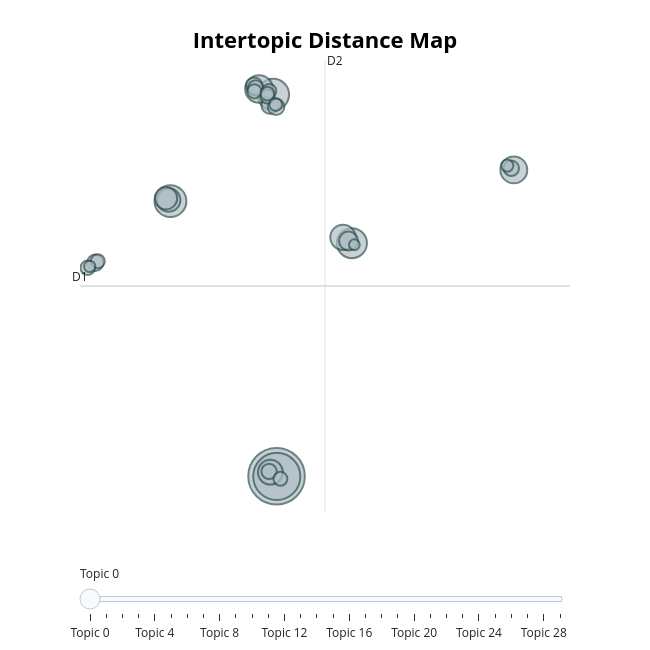
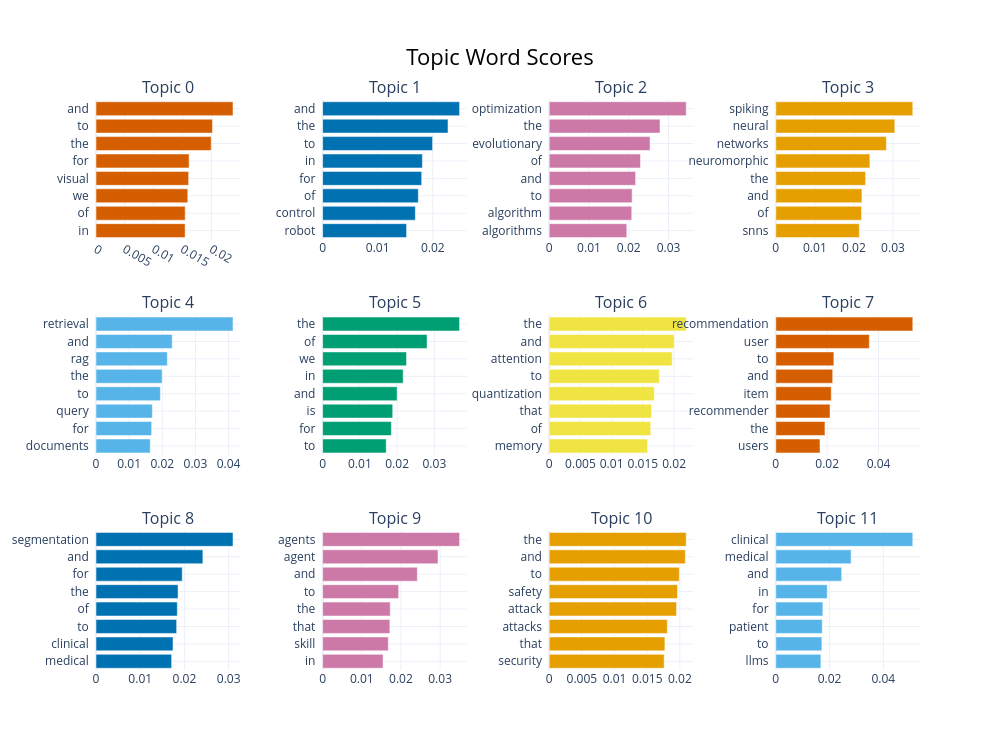

Write notebook code for charts like these, in order.
### Markdown cell above
# 13. BERTopic: discover topics from semantic embeddings

BERTopic combines transformer embeddings with dimensionality reduction and density-based clustering, then describes topics using class-based TF–IDF. It can label some documents as outliers rather than forcing every abstract into a topic.

Install if needed (internet-enabled runtime):
```python
%pip install -q bertopic sentence-transformers
```

For reproducibility, note that results can change with package versions, embedding model, and BERTopic parameters. Start with defaults, inspect representative documents, and test stability across settings. The following is optional and does not block the rest of the notebook if BERTopic is not installed.

### Code cell
RUN_BERTOPIC = True  # Set True after installing bertopic and sentence-transformers, then run this cell

if RUN_BERTOPIC:
    try:
        from bertopic import BERTopic
        from sentence_transformers import SentenceTransformer

        topic_docs = (
            df["title"].fillna("").astype(str).str.strip()
            + ". "
            + df["abstract_original"].fillna("").astype(str)
        ).tolist()

        topic_embedding_model = SentenceTransformer(EMBEDDING_MODEL_NAME)
        topic_embeddings = topic_embedding_model.encode(
            topic_docs, batch_size=EMBEDDING_BATCH_SIZE,
            show_progress_bar=True, normalize_embeddings=True
        )

        topic_model = BERTopic(
            embedding_model=None,  # Precomputed embeddings supplied below
            min_topic_size=30,
            calculate_probabilities=False,
            verbose=True
        )
        topic_ids, topic_probs = topic_model.fit_transform(topic_docs, embeddings=topic_embeddings)

        df["bertopic_topic"] = topic_ids
        topic_info = topic_model.get_topic_info()
        display(topic_info.head(30))
        display(topic_model.get_topic_info().head(1))

        topic_info.to_csv(OUTPUT_DIR / "bertopic_topic_info.csv", index=False)
        topic_model.get_document_info(topic_docs).to_csv(
            OUTPUT_DIR / "bertopic_document_topics.csv", index=False
        )

        # Topic keywords and representative papers for manual scientific naming.
        topic_terms_rows = []
        for topic_id in topic_model.get_topics():
            if topic_id == -1:
                continue  # -1 denotes outliers
            topic_terms = topic_model.get_topic(topic_id) or []
            for rank, (term, score) in enumerate(topic_terms[:15], start=1):
                topic_terms_rows.append({
                    "topic_id": topic_id, "rank": rank,
                    "term": term, "c_tf_idf_score": score
                })
        topic_terms_df = pd.DataFrame(topic_terms_rows)
        display(topic_terms_df.head(40))
        topic_terms_df.to_csv(OUTPUT_DIR / "bertopic_topic_terms.csv", index=False)

        try:
            fig = topic_model.visualize_topics()
            fig.show()
        except Exception as viz_error:
            print("BERTopic topic visualization unavailable in this environment:", viz_error)

        try:
            fig = topic_model.visualize_barchart(top_n_topics=12, n_words=8)
            fig.show()
        except Exception as viz_error:
            print("BERTopic bar chart unavailable in this environment:", viz_error)

    except ImportError:
        print("BERTopic dependencies are missing. Run: %pip install -q bertopic sentence-transformers")
        raise
else:
    print("BERTopic skipped. Install dependencies, then set RUN_BERTOPIC = True.")

### Figure 1 — Plotly figure (JSON) as saved in the notebook; plotly's stock layout.template omitted (floating-point values rounded to 4 significant figures)
{"data": [{"customdata": [[0, "and | to | the | for | visual", 993], [1, "and | the | to | in | for", 689], [2, "optimization | the | evolutionary | of | and", 314], [3, "spiking | neural | networks | neuromorphic | the", 310], [4, "retrieval | and | rag | the | to", 280], [5, "the | of | we | in | and", 238], [6, "the | and | attention | to | quantization", 224], [7, "recommendation | user | to | and | item", 199], [8, "segmentation | and | for | the | of", 190], [9, "agents | agent | and | to | the", 171], [10, "the | and | to | safety | attack", 155], [11, "clinical | medical | and | in | for", 111], [12, "forecasting | and | series | the | time", 92], [13, "regret | the | bandits | we | of", 87], [14, "molecular | and | protein | the | for", 86], [15, "languages | multilingual | translation | language | crosslingual", 83], [16, "privacy | federated | data | the | private", 73], [17, "reasoning | models | to | the | and", 73], [18, "eeg | and | brain | to | the", 73], [19, "speech | asr | and | for | to", 65], [20, "quantum | the | of | classical | and", 63], [21, "graph | graphs | the | node | to", 63], [22, "causal | treatment | the | effects | of", 62], [23, "llms | persona | and | of | in", 61], [24, "detection | face | image | the | deepfake", 60], [25, "the | networks | of | neural | deep", 59], [26, "neural | physicsinformed | pinns | equations | the", 50], [27, "reasoning | reward | rewards | reinforcement | rlvr", 46], [28, "audio | music | musical | and | generation", 40], [29, "memory | retrieval | longterm | conversational | and", 36]], "hovertemplate": "<b>Topic %{customdata[0]}</b><br>%{customdata[1]}<br>Size: %{customdata[2]}", "legendgroup": "", "marker": {"color": "#B0BEC5", "line": {"color": "DarkSlateGrey", "width": 2}, "size": [993, 689, 314, 310, 280, 238, 224, 199, 190, 171, 155, 111, 92, 87, 86, 83, 73, 73, 73, 65, 63, 63, 62, 61, 60, 59, 50, 46, 40, 36], "sizemode": "area", "sizeref": 0.6206, "symbol": "circle"}, "mode": "markers", "name": "", "orientation": "v", "showlegend": false, "type": "scatter", "x": [8.048, 8.062, 1.826, 7.857, 12.47, 7.024, 21.96, 11.94, 7.686, 1.723, 1.568, 12.27, 7.664, 6.738, 8.018, -2.58, 6.819, 21.81, 7.611, -3.023, 7.617, 7.51, 6.748, -2.435, 8.275, 7.516, 7.997, 21.58, -2.907, 12.61], "xaxis": "x", "y": [-19.62, -19.63, 5.048, 14.6, 1.283, 15.11, 7.851, 1.807, -19.25, 5.152, 5.308, 1.483, 13.66, 15.4, 13.51, -0.476, 15.2, 7.998, -19.18, -0.9192, 14.92, 14.44, 14.9, -0.3309, -19.85, 14.68, 13.71, 8.235, -0.803, 1.139], "yaxis": "y"}], "layout": {"annotations": [{"showarrow": false, "text": "D1", "x": -3.477, "y": -2.559, "yshift": 10}, {"showarrow": false, "text": "D2", "x": 10.89, "xshift": 10, "y": 17.7}], "height": 650, "hoverlabel": {"bgcolor": "white", "font": {"family": "Rockwell", "size": 16}}, "legend": {"itemsizing": "constant", "tracegroupgap": 0}, "margin": {"t": 60}, "shapes": [{"line": {"color": "#CFD8DC", "width": 2}, "type": "line", "x0": 10.89, "x1": 10.89, "y0": -22.82, "y1": 17.7}, {"line": {"color": "#9E9E9E", "width": 2}, "type": "line", "x0": -3.477, "x1": 25.26, "y0": -2.559, "y1": -2.559}], "sliders": [{"active": 0, "pad": {"t": 50}, "steps": [{"args": [{"marker.color": [["red", "#B0BEC5", "#B0BEC5", "#B0BEC5", "#B0BEC5", "#B0BEC5", "#B0BEC5", "#B0BEC5", "#B0BEC5", "#B0BEC5", "#B0BEC5", "#B0BEC5", "#B0BEC5", "#B0BEC5", "#B0BEC5", "#B0BEC5", "#B0BEC5", "#B0BEC5", "#B0BEC5", "#B0BEC5", "#B0BEC5", "#B0BEC5", "#B0BEC5", "#B0BEC5", "#B0BEC5", "#B0BEC5", "#B0BEC5", "#B0BEC5", "#B0BEC5", "#B0BEC5"]]}], "label": "Topic 0", "method": "update"}, {"args": [{"marker.color": [["#B0BEC5", "red", "#B0BEC5", "#B0BEC5", "#B0BEC5", "#B0BEC5", "#B0BEC5", "#B0BEC5", "#B0BEC5", "#B0BEC5", "#B0BEC5", "#B0BEC5", "#B0BEC5", "#B0BEC5", "#B0BEC5", "#B0BEC5", "#B0BEC5", "#B0BEC5", "#B0BEC5", "#B0BEC5", "#B0BEC5", "#B0BEC5", "#B0BEC5", "#B0BEC5", "#B0BEC5", "#B0BEC5", "#B0BEC5", "#B0BEC5", "#B0BEC5", "#B0BEC5"]]}], "label": "Topic 1", "method": "update"}, {"args": [{"marker.color": [["#B0BEC5", "#B0BEC5", "red", "#B0BEC5", "#B0BEC5", "#B0BEC5", "#B0BEC5", "#B0BEC5", "#B0BEC5", "#B0BEC5", "#B0BEC5", "#B0BEC5", "#B0BEC5", "#B0BEC5", "#B0BEC5", "#B0BEC5", "#B0BEC5", "#B0BEC5", "#B0BEC5", "#B0BEC5", "#B0BEC5", "#B0BEC5", "#B0BEC5", "#B0BEC5", "#B0BEC5", "#B0BEC5", "#B0BEC5", "#B0BEC5", "#B0BEC5", "#B0BEC5"]]}], "label": "Topic 2", "method": "update"}, {"args": [{"marker.color": [["#B0BEC5", "#B0BEC5", "#B0BEC5", "red", "#B0BEC5", "#B0BEC5", "#B0BEC5", "#B0BEC5", "#B0BEC5", "#B0BEC5", "#B0BEC5", "#B0BEC5", "#B0BEC5", "#B0BEC5", "#B0BEC5", "#B0BEC5", "#B0BEC5", "#B0BEC5", "#B0BEC5", "#B0BEC5", "#B0BEC5", "#B0BEC5", "#B0BEC5", "#B0BEC5", "#B0BEC5", "#B0BEC5", "#B0BEC5", "#B0BEC5", "#B0BEC5", "#B0BEC5"]]}], "label": "Topic 3", "method": "update"}, {"args": [{"marker.color": [["#B0BEC5", "#B0BEC5", "#B0BEC5", "#B0BEC5", "red", "#B0BEC5", "#B0BEC5", "#B0BEC5", "#B0BEC5", "#B0BEC5", "#B0BEC5", "#B0BEC5", "#B0BEC5", "#B0BEC5", "#B0BEC5", "#B0BEC5", "#B0BEC5", "#B0BEC5", "#B0BEC5", "#B0BEC5", "#B0BEC5", "#B0BEC5", "#B0BEC5", "#B0BEC5", "#B0BEC5", "#B0BEC5", "#B0BEC5", "#B0BEC5", "#B0BEC5", "#B0BEC5"]]}], "label": "Topic 4", "method": "update"}, {"args": [{"marker.color": [["#B0BEC5", "#B0BEC5", "#B0BEC5", "#B0BEC5", "#B0BEC5", "red", "#B0BEC5", "#B0BEC5", "#B0BEC5", "#B0BEC5", "#B0BEC5", "#B0BEC5", "#B0BEC5", "#B0BEC5", "#B0BEC5", "#B0BEC5", "#B0BEC5", "#B0BEC5", "#B0BEC5", "#B0BEC5", "#B0BEC5", "#B0BEC5", "#B0BEC5", "#B0BEC5", "#B0BEC5", "#B0BEC5", "#B0BEC5", "#B0BEC5", "#B0BEC5", "#B0BEC5"]]}], "label": "Topic 5", "method": "update"}, {"args": [{"marker.color": [["#B0BEC5", "#B0BEC5", "#B0BEC5", "#B0BEC5", "#B0BEC5", "#B0BEC5", "red", "#B0BEC5", "#B0BEC5", "#B0BEC5", "#B0BEC5", "#B0BEC5", "#B0BEC5", "#B0BEC5", "#B0BEC5", "#B0BEC5", "#B0BEC5", "#B0BEC5", "#B0BEC5", "#B0BEC5", "#B0BEC5", "#B0BEC5", "#B0BEC5", "#B0BEC5", "#B0BEC5", "#B0BEC5", "#B0BEC5", "#B0BEC5", "#B0BEC5", "#B0BEC5"]]}], "label": "Topic 6", "method": "update"}, {"args": [{"marker.color": [["#B0BEC5", "#B0BEC5", "#B0BEC5", "#B0BEC5", "#B0BEC5", "#B0BEC5", "#B0BEC5", "red", "#B0BEC5", "#B0BEC5", "#B0BEC5", "#B0BEC5", "#B0BEC5", "#B0BEC5", "#B0BEC5", "#B0BEC5", "#B0BEC5", "#B0BEC5", "#B0BEC5", "#B0BEC5", "#B0BEC5", "#B0BEC5", "#B0BEC5", "#B0BEC5", "#B0BEC5", "#B0BEC5", "#B0BEC5", "#B0BEC5", "#B0BEC5", "#B0BEC5"]]}], "label": "Topic 7", "method": "update"}, {"args": [{"marker.color": [["#B0BEC5", "#B0BEC5", "#B0BEC5", "#B0BEC5", "#B0BEC5", "#B0BEC5", "#B0BEC5", "#B0BEC5", "red", "#B0BEC5", "#B0BEC5", "#B0BEC5", "#B0BEC5", "#B0BEC5", "#B0BEC5", "#B0BEC5", "#B0BEC5", "#B0BEC5", "#B0BEC5", "#B0BEC5", "#B0BEC5", "#B0BEC5", "#B0BEC5", "#B0BEC5", "#B0BEC5", "#B0BEC5", "#B0BEC5", "#B0BEC5", "#B0BEC5", "#B0BEC5"]]}], "label": "Topic 8", "method": "update"}, {"args": [{"marker.color": [["#B0BEC5", "#B0BEC5", "#B0BEC5", "#B0BEC5", "#B0BEC5", "#B0BEC5", "#B0BEC5", "#B0BEC5", "#B0BEC5", "red", "#B0BEC5", "#B0BEC5", "#B0BEC5", "#B0BEC5", "#B0BEC5", "#B0BEC5", "#B0BEC5", "#B0BEC5", "#B0BEC5", "#B0BEC5", "#B0BEC5", "#B0BEC5", "#B0BEC5", "#B0BEC5", "#B0BEC5", "#B0BEC5", "#B0BEC5", "#B0BEC5", "#B0BEC5", "#B0BEC5"]]}], "label": "Topic 9", "method": "update"}, {"args": [{"marker.color": [["#B0BEC5", "#B0BEC5", "#B0BEC5", "#B0BEC5", "#B0BEC5", "#B0BEC5", "#B0BEC5", "#B0BEC5", "#B0BEC5", "#B0BEC5", "red", "#B0BEC5", "#B0BEC5", "#B0BEC5", "#B0BEC5", "#B0BEC5", "#B0BEC5", "#B0BEC5", "#B0BEC5", "#B0BEC5", "#B0BEC5", "#B0BEC5", "#B0BEC5", "#B0BEC5", "#B0BEC5", "#B0BEC5", "#B0BEC5", "#B0BEC5", "#B0BEC5", "#B0BEC5"]]}], "label": "Topic 10", "method": "update"}, {"args": [{"marker.color": [["#B0BEC5", "#B0BEC5", "#B0BEC5", "#B0BEC5", "#B0BEC5", "#B0BEC5", "#B0BEC5", "#B0BEC5", "#B0BEC5", "#B0BEC5", "#B0BEC5", "red", "#B0BEC5", "#B0BEC5", "#B0BEC5", "#B0BEC5", "#B0BEC5", "#B0BEC5", "#B0BEC5", "#B0BEC5", "#B0BEC5", "#B0BEC5", "#B0BEC5", "#B0BEC5", "#B0BEC5", "#B0BEC5", "#B0BEC5", "#B0BEC5", "#B0BEC5", "#B0BEC5"]]}], "label": "Topic 11", "method": "update"}, {"args": [{"marker.color": [["#B0BEC5", "#B0BEC5", "#B0BEC5", "#B0BEC5", "#B0BEC5", "#B0BEC5", "#B0BEC5", "#B0BEC5", "#B0BEC5", "#B0BEC5", "#B0BEC5", "#B0BEC5", "red", "#B0BEC5", "#B0BEC5", "#B0BEC5", "#B0BEC5", "#B0BEC5", "#B0BEC5", "#B0BEC5", "#B0BEC5", "#B0BEC5", "#B0BEC5", "#B0BEC5", "#B0BEC5", "#B0BEC5", "#B0BEC5", "#B0BEC5", "#B0BEC5", "#B0BEC5"]]}], "label": "Topic 12", "method": "update"}, {"args": [{"marker.color": [["#B0BEC5", "#B0BEC5", "#B0BEC5", "#B0BEC5", "#B0BEC5", "#B0BEC5", "#B0BEC5", "#B0BEC5", "#B0BEC5", "#B0BEC5", "#B0BEC5", "#B0BEC5", "#B0BEC5", "red", "#B0BEC5", "#B0BEC5", "#B0BEC5", "#B0BEC5", "#B0BEC5", "#B0BEC5", "#B0BEC5", "#B0BEC5", "#B0BEC5", "#B0BEC5", "#B0BEC5", "#B0BEC5", "#B0BEC5", "#B0BEC5", "#B0BEC5", "#B0BEC5"]]}], "label": "Topic 13", "method": "update"}, {"args": [{"marker.color": [["#B0BEC5", "#B0BEC5", "#B0BEC5", "#B0BEC5", "#B0BEC5", "#B0BEC5", "#B0BEC5", "#B0BEC5", "#B0BEC5", "#B0BEC5", "#B0BEC5", "#B0BEC5", "#B0BEC5", "#B0BEC5", "red", "#B0BEC5", "#B0BEC5", "#B0BEC5", "#B0BEC5", "#B0BEC5", "#B0BEC5", "#B0BEC5", "#B0BEC5", "#B0BEC5", "#B0BEC5", "#B0BEC5", "#B0BEC5", "#B0BEC5", "#B0BEC5", "#B0BEC5"]]}], "label": "Topic 14", "method": "update"}, {"args": [{"marker.color": [["#B0BEC5", "#B0BEC5", "#B0BEC5", "#B0BEC5", "#B0BEC5", "#B0BEC5", "#B0BEC5", "#B0BEC5", "#B0BEC5", "#B0BEC5", "#B0BEC5", "#B0BEC5", "#B0BEC5", "#B0BEC5", "#B0BEC5", "red", "#B0BEC5", "#B0BEC5", "#B0BEC5", "#B0BEC5", "#B0BEC5", "#B0BEC5", "#B0BEC5", "#B0BEC5", "#B0BEC5", "#B0BEC5", "#B0BEC5", "#B0BEC5", "#B0BEC5", "#B0BEC5"]]}], "label": "Topic 15", "method": "update"}, {"args": [{"marker.color": [["#B0BEC5", "#B0BEC5", "#B0BEC5", "#B0BEC5", "#B0BEC5", "#B0BEC5", "#B0BEC5", "#B0BEC5", "#B0BEC5", "#B0BEC5", "#B0BEC5", "#B0BEC5", "#B0BEC5", "#B0BEC5", "#B0BEC5", "#B0BEC5", "red", "#B0BEC5", "#B0BEC5", "#B0BEC5", "#B0BEC5", "#B0BEC5", "#B0BEC5", "#B0BEC5", "#B0BEC5", "#B0BEC5", "#B0BEC5", "#B0BEC5", "#B0BEC5", "#B0BEC5"]]}], "label": "Topic 16", "method": "update"}, {"args": [{"marker.color": [["#B0BEC5", "#B0BEC5", "#B0BEC5", "#B0BEC5", "#B0BEC5", "#B0BEC5", "#B0BEC5", "#B0BEC5", "#B0BEC5", "#B0BEC5", "#B0BEC5", "#B0BEC5", "#B0BEC5", "#B0BEC5", "#B0BEC5", "#B0BEC5", "#B0BEC5", "red", "#B0BEC5", "#B0BEC5", "#B0BEC5", "#B0BEC5", "#B0BEC5", "#B0BEC5", "#B0BEC5", "#B0BEC5", "#B0BEC5", "#B0BEC5", "#B0BEC5", "#B0BEC5"]]}], "label": "Topic 17", "method": "update"}, {"args": [{"marker.color": [["#B0BEC5", "#B0BEC5", "#B0BEC5", "#B0BEC5", "#B0BEC5", "#B0BEC5", "#B0BEC5", "#B0BEC5", "#B0BEC5", "#B0BEC5", "#B0BEC5", "#B0BEC5", "#B0BEC5", "#B0BEC5", "#B0BEC5", "#B0BEC5", "#B0BEC5", "#B0BEC5", "red", "#B0BEC5", "#B0BEC5", "#B0BEC5", "#B0BEC5", "#B0BEC5", "#B0BEC5", "#B0BEC5", "#B0BEC5", "#B0BEC5", "#B0BEC5", "#B0BEC5"]]}], "label": "Topic 18", "method": "update"}, {"args": [{"marker.color": [["#B0BEC5", "#B0BEC5", "#B0BEC5", "#B0BEC5", "#B0BEC5", "#B0BEC5", "#B0BEC5", "#B0BEC5", "#B0BEC5", "#B0BEC5", "#B0BEC5", "#B0BEC5", "#B0BEC5", "#B0BEC5", "#B0BEC5", "#B0BEC5", "#B0BEC5", "#B0BEC5", "#B0BEC5", "red", "#B0BEC5", "#B0BEC5", "#B0BEC5", "#B0BEC5", "#B0BEC5", "#B0BEC5", "#B0BEC5", "#B0BEC5", "#B0BEC5", "#B0BEC5"]]}], "label": "Topic 19", "method": "update"}, {"args": [{"marker.color": [["#B0BEC5", "#B0BEC5", "#B0BEC5", "#B0BEC5", "#B0BEC5", "#B0BEC5", "#B0BEC5", "#B0BEC5", "#B0BEC5", "#B0BEC5", "#B0BEC5", "#B0BEC5", "#B0BEC5", "#B0BEC5", "#B0BEC5", "#B0BEC5", "#B0BEC5", "#B0BEC5", "#B0BEC5", "#B0BEC5", "red", "#B0BEC5", "#B0BEC5", "#B0BEC5", "#B0BEC5", "#B0BEC5", "#B0BEC5", "#B0BEC5", "#B0BEC5", "#B0BEC5"]]}], "label": "Topic 20", "method": "update"}, {"args": [{"marker.color": [["#B0BEC5", "#B0BEC5", "#B0BEC5", "#B0BEC5", "#B0BEC5", "#B0BEC5", "#B0BEC5", "#B0BEC5", "#B0BEC5", "#B0BEC5", "#B0BEC5", "#B0BEC5", "#B0BEC5", "#B0BEC5", "#B0BEC5", "#B0BEC5", "#B0BEC5", "#B0BEC5", "#B0BEC5", "#B0BEC5", "#B0BEC5", "red", "#B0BEC5", "#B0BEC5", "#B0BEC5", "#B0BEC5", "#B0BEC5", "#B0BEC5", "#B0BEC5", "#B0BEC5"]]}], "label": "Topic 21", "method": "update"}, {"args": [{"marker.color": [["#B0BEC5", "#B0BEC5", "#B0BEC5", "#B0BEC5", "#B0BEC5", "#B0BEC5", "#B0BEC5", "#B0BEC5", "#B0BEC5", "#B0BEC5", "#B0BEC5", "#B0BEC5", "#B0BEC5", "#B0BEC5", "#B0BEC5", "#B0BEC5", "#B0BEC5", "#B0BEC5", "#B0BEC5", "#B0BEC5", "#B0BEC5", "#B0BEC5", "red", "#B0BEC5", "#B0BEC5", "#B0BEC5", "#B0BEC5", "#B0BEC5", "#B0BEC5", "#B0BEC5"]]}], "label": "Topic 22", "method": "update"}, {"args": [{"marker.color": [["#B0BEC5", "#B0BEC5", "#B0BEC5", "#B0BEC5", "#B0BEC5", "#B0BEC5", "#B0BEC5", "#B0BEC5", "#B0BEC5", "#B0BEC5", "#B0BEC5", "#B0BEC5", "#B0BEC5", "#B0BEC5", "#B0BEC5", "#B0BEC5", "#B0BEC5", "#B0BEC5", "#B0BEC5", "#B0BEC5", "#B0BEC5", "#B0BEC5", "#B0BEC5", "red", "#B0BEC5", "#B0BEC5", "#B0BEC5", "#B0BEC5", "#B0BEC5", "#B0BEC5"]]}], "label": "Topic 23", "method": "update"}, {"args": [{"marker.color": [["#B0BEC5", "#B0BEC5", "#B0BEC5", "#B0BEC5", "#B0BEC5", "#B0BEC5", "#B0BEC5", "#B0BEC5", "#B0BEC5", "#B0BEC5", "#B0BEC5", "#B0BEC5", "#B0BEC5", "#B0BEC5", "#B0BEC5", "#B0BEC5", "#B0BEC5", "#B0BEC5", "#B0BEC5", "#B0BEC5", "#B0BEC5", "#B0BEC5", "#B0BEC5", "#B0BEC5", "red", "#B0BEC5", "#B0BEC5", "#B0BEC5", "#B0BEC5", "#B0BEC5"]]}], "label": "Topic 24", "method": "update"}, {"args": [{"marker.color": [["#B0BEC5", "#B0BEC5", "#B0BEC5", "#B0BEC5", "#B0BEC5", "#B0BEC5", "#B0BEC5", "#B0BEC5", "#B0BEC5", "#B0BEC5", "#B0BEC5", "#B0BEC5", "#B0BEC5", "#B0BEC5", "#B0BEC5", "#B0BEC5", "#B0BEC5", "#B0BEC5", "#B0BEC5", "#B0BEC5", "#B0BEC5", "#B0BEC5", "#B0BEC5", "#B0BEC5", "#B0BEC5", "red", "#B0BEC5", "#B0BEC5", "#B0BEC5", "#B0BEC5"]]}], "label": "Topic 25", "method": "update"}, {"args": [{"marker.color": [["#B0BEC5", "#B0BEC5", "#B0BEC5", "#B0BEC5", "#B0BEC5", "#B0BEC5", "#B0BEC5", "#B0BEC5", "#B0BEC5", "#B0BEC5", "#B0BEC5", "#B0BEC5", "#B0BEC5", "#B0BEC5", "#B0BEC5", "#B0BEC5", "#B0BEC5", "#B0BEC5", "#B0BEC5", "#B0BEC5", "#B0BEC5", "#B0BEC5", "#B0BEC5", "#B0BEC5", "#B0BEC5", "#B0BEC5", "red", "#B0BEC5", "#B0BEC5", "#B0BEC5"]]}], "label": "Topic 26", "method": "update"}, {"args": [{"marker.color": [["#B0BEC5", "#B0BEC5", "#B0BEC5", "#B0BEC5", "#B0BEC5", "#B0BEC5", "#B0BEC5", "#B0BEC5", "#B0BEC5", "#B0BEC5", "#B0BEC5", "#B0BEC5", "#B0BEC5", "#B0BEC5", "#B0BEC5", "#B0BEC5", "#B0BEC5", "#B0BEC5", "#B0BEC5", "#B0BEC5", "#B0BEC5", "#B0BEC5", "#B0BEC5", "#B0BEC5", "#B0BEC5", "#B0BEC5", "#B0BEC5", "red", "#B0BEC5", "#B0BEC5"]]}], "label": "Topic 27", "method": "update"}, {"args": [{"marker.color": [["#B0BEC5", "#B0BEC5", "#B0BEC5", "#B0BEC5", "#B0BEC5", "#B0BEC5", "#B0BEC5", "#B0BEC5", "#B0BEC5", "#B0BEC5", "#B0BEC5", "#B0BEC5", "#B0BEC5", "#B0BEC5", "#B0BEC5", "#B0BEC5", "#B0BEC5", "#B0BEC5", "#B0BEC5", "#B0BEC5", "#B0BEC5", "#B0BEC5", "#B0BEC5", "#B0BEC5", "#B0BEC5", "#B0BEC5", "#B0BEC5", "#B0BEC5", "red", "#B0BEC5"]]}], "label": "Topic 28", "method": "update"}, {"args": [{"marker.color": [["#B0BEC5", "#B0BEC5", "#B0BEC5", "#B0BEC5", "#B0BEC5", "#B0BEC5", "#B0BEC5", "#B0BEC5", "#B0BEC5", "#B0BEC5", "#B0BEC5", "#B0BEC5", "#B0BEC5", "#B0BEC5", "#B0BEC5", "#B0BEC5", "#B0BEC5", "#B0BEC5", "#B0BEC5", "#B0BEC5", "#B0BEC5", "#B0BEC5", "#B0BEC5", "#B0BEC5", "#B0BEC5", "#B0BEC5", "#B0BEC5", "#B0BEC5", "#B0BEC5", "red"]]}], "label": "Topic 29", "method": "update"}]}], "title": {"font": {"color": "Black", "size": 22}, "text": "<b>Intertopic Distance Map</b>", "x": 0.5, "xanchor": "center", "y": 0.95, "yanchor": "top"}, "width": 650, "xaxis": {"anchor": "y", "domain": [0, 1], "range": [-3.477, 25.26], "title": {"text": ""}, "visible": false}, "yaxis": {"anchor": "x", "domain": [0, 1], "range": [-22.82, 17.7], "title": {"text": ""}, "visible": false}}}

### Figure 2 — Plotly figure (JSON) as saved in the notebook; plotly's stock layout.template omitted (floating-point values rounded to 4 significant figures)
{"data": [{"marker": {"color": "#D55E00"}, "orientation": "h", "type": "bar", "x": [0.01544, 0.01545, 0.01591, 0.01606, 0.01613, 0.01996, 0.02018, 0.02374], "xaxis": "x", "y": ["in  ", "of  ", "we  ", "visual  ", "for  ", "the  ", "to  ", "and  "], "yaxis": "y"}, {"marker": {"color": "#0072B2"}, "orientation": "h", "type": "bar", "x": [0.01525, 0.01683, 0.01737, 0.01798, 0.01811, 0.01996, 0.02277, 0.02487], "xaxis": "x2", "y": ["robot  ", "control  ", "of  ", "for  ", "in  ", "to  ", "the  ", "and  "], "yaxis": "y2"}, {"marker": {"color": "#CC79A7"}, "orientation": "h", "type": "bar", "x": [0.01951, 0.02075, 0.02085, 0.02172, 0.02295, 0.02536, 0.02786, 0.03444], "xaxis": "x3", "y": ["algorithms  ", "algorithm  ", "to  ", "and  ", "of  ", "evolutionary  ", "the  ", "optimization  "], "yaxis": "y3"}, {"marker": {"color": "#E69F00"}, "orientation": "h", "type": "bar", "x": [0.02137, 0.02195, 0.02205, 0.02297, 0.02408, 0.02829, 0.03046, 0.03507], "xaxis": "x4", "y": ["snns  ", "of  ", "and  ", "the  ", "neuromorphic  ", "networks  ", "neural  ", "spiking  "], "yaxis": "y4"}, {"marker": {"color": "#56B4E9"}, "orientation": "h", "type": "bar", "x": [0.01636, 0.01679, 0.01699, 0.01942, 0.01995, 0.02152, 0.02299, 0.04133], "xaxis": "x5", "y": ["documents  ", "for  ", "query  ", "to  ", "the  ", "rag  ", "and  ", "retrieval  "], "yaxis": "y5"}, {"marker": {"color": "#009E73"}, "orientation": "h", "type": "bar", "x": [0.01706, 0.01844, 0.01881, 0.01999, 0.02162, 0.02252, 0.02803, 0.03676], "xaxis": "x6", "y": ["to  ", "for  ", "is  ", "and  ", "in  ", "we  ", "of  ", "the  "], "yaxis": "y6"}, {"marker": {"color": "#F0E442"}, "orientation": "h", "type": "bar", "x": [0.01575, 0.01626, 0.0164, 0.01684, 0.01763, 0.0197, 0.02002, 0.02194], "xaxis": "x7", "y": ["memory  ", "of  ", "that  ", "quantization  ", "to  ", "attention  ", "and  ", "the  "], "yaxis": "y7"}, {"marker": {"color": "#D55E00"}, "orientation": "h", "type": "bar", "x": [0.0172, 0.01914, 0.0211, 0.02159, 0.02216, 0.0226, 0.0364, 0.05333], "xaxis": "x8", "y": ["users  ", "the  ", "recommender  ", "item  ", "and  ", "to  ", "user  ", "recommendation  "], "yaxis": "y8"}, {"marker": {"color": "#0072B2"}, "orientation": "h", "type": "bar", "x": [0.0171, 0.01742, 0.01824, 0.01838, 0.01856, 0.0195, 0.02417, 0.03098], "xaxis": "x9", "y": ["medical  ", "clinical  ", "to  ", "of  ", "the  ", "for  ", "and  ", "segmentation  "], "yaxis": "y9"}, {"marker": {"color": "#CC79A7"}, "orientation": "h", "type": "bar", "x": [0.01543, 0.01677, 0.01716, 0.01727, 0.01941, 0.02418, 0.02946, 0.03497], "xaxis": "x10", "y": ["in  ", "skill  ", "that  ", "the  ", "to  ", "and  ", "agent  ", "agents  "], "yaxis": "y10"}, {"marker": {"color": "#E69F00"}, "orientation": "h", "type": "bar", "x": [0.0176, 0.01771, 0.01808, 0.0195, 0.01964, 0.01991, 0.02084, 0.02097], "xaxis": "x11", "y": ["security  ", "that  ", "attacks  ", "attack  ", "safety  ", "to  ", "and  ", "the  "], "yaxis": "y11"}, {"marker": {"color": "#56B4E9"}, "orientation": "h", "type": "bar", "x": [0.01677, 0.01713, 0.01727, 0.0175, 0.01914, 0.0245, 0.028, 0.05096], "xaxis": "x12", "y": ["llms  ", "to  ", "patient  ", "for  ", "in  ", "and  ", "medical  ", "clinical  "], "yaxis": "y12"}], "layout": {"annotations": [{"font": {"size": 16}, "showarrow": false, "text": "Topic 0", "x": 0.0875, "xanchor": "center", "xref": "paper", "y": 1, "yanchor": "bottom", "yref": "paper"}, {"font": {"size": 16}, "showarrow": false, "text": "Topic 1", "x": 0.3625, "xanchor": "center", "xref": "paper", "y": 1, "yanchor": "bottom", "yref": "paper"}, {"font": {"size": 16}, "showarrow": false, "text": "Topic 2", "x": 0.6375, "xanchor": "center", "xref": "paper", "y": 1, "yanchor": "bottom", "yref": "paper"}, {"font": {"size": 16}, "showarrow": false, "text": "Topic 3", "x": 0.9125, "xanchor": "center", "xref": "paper", "y": 1, "yanchor": "bottom", "yref": "paper"}, {"font": {"size": 16}, "showarrow": false, "text": "Topic 4", "x": 0.0875, "xanchor": "center", "xref": "paper", "y": 0.6222, "yanchor": "bottom", "yref": "paper"}, {"font": {"size": 16}, "showarrow": false, "text": "Topic 5", "x": 0.3625, "xanchor": "center", "xref": "paper", "y": 0.6222, "yanchor": "bottom", "yref": "paper"}, {"font": {"size": 16}, "showarrow": false, "text": "Topic 6", "x": 0.6375, "xanchor": "center", "xref": "paper", "y": 0.6222, "yanchor": "bottom", "yref": "paper"}, {"font": {"size": 16}, "showarrow": false, "text": "Topic 7", "x": 0.9125, "xanchor": "center", "xref": "paper", "y": 0.6222, "yanchor": "bottom", "yref": "paper"}, {"font": {"size": 16}, "showarrow": false, "text": "Topic 8", "x": 0.0875, "xanchor": "center", "xref": "paper", "y": 0.2444, "yanchor": "bottom", "yref": "paper"}, {"font": {"size": 16}, "showarrow": false, "text": "Topic 9", "x": 0.3625, "xanchor": "center", "xref": "paper", "y": 0.2444, "yanchor": "bottom", "yref": "paper"}, {"font": {"size": 16}, "showarrow": false, "text": "Topic 10", "x": 0.6375, "xanchor": "center", "xref": "paper", "y": 0.2444, "yanchor": "bottom", "yref": "paper"}, {"font": {"size": 16}, "showarrow": false, "text": "Topic 11", "x": 0.9125, "xanchor": "center", "xref": "paper", "y": 0.2444, "yanchor": "bottom", "yref": "paper"}], "height": 750, "hoverlabel": {"bgcolor": "white", "font": {"family": "Rockwell", "size": 16}}, "showlegend": false, "title": {"font": {"color": "Black", "size": 22}, "text": "Topic Word Scores", "x": 0.5, "xanchor": "center", "yanchor": "top"}, "width": 1000, "xaxis": {"anchor": "y", "domain": [0, 0.175], "showgrid": true}, "xaxis10": {"anchor": "y10", "domain": [0.275, 0.45], "showgrid": true}, "xaxis11": {"anchor": "y11", "domain": [0.55, 0.725], "showgrid": true}, "xaxis12": {"anchor": "y12", "domain": [0.825, 1], "showgrid": true}, "xaxis2": {"anchor": "y2", "domain": [0.275, 0.45], "showgrid": true}, "xaxis3": {"anchor": "y3", "domain": [0.55, 0.725], "showgrid": true}, "xaxis4": {"anchor": "y4", "domain": [0.825, 1], "showgrid": true}, "xaxis5": {"anchor": "y5", "domain": [0, 0.175], "showgrid": true}, "xaxis6": {"anchor": "y6", "domain": [0.275, 0.45], "showgrid": true}, "xaxis7": {"anchor": "y7", "domain": [0.55, 0.725], "showgrid": true}, "xaxis8": {"anchor": "y8", "domain": [0.825, 1], "showgrid": true}, "xaxis9": {"anchor": "y9", "domain": [0, 0.175], "showgrid": true}, "yaxis": {"anchor": "x", "domain": [0.7556, 1], "showgrid": true}, "yaxis10": {"anchor": "x10", "domain": [0, 0.2444], "showgrid": true}, "yaxis11": {"anchor": "x11", "domain": [0, 0.2444], "showgrid": true}, "yaxis12": {"anchor": "x12", "domain": [0, 0.2444], "showgrid": true}, "yaxis2": {"anchor": "x2", "domain": [0.7556, 1], "showgrid": true}, "yaxis3": {"anchor": "x3", "domain": [0.7556, 1], "showgrid": true}, "yaxis4": {"anchor": "x4", "domain": [0.7556, 1], "showgrid": true}, "yaxis5": {"anchor": "x5", "domain": [0.3778, 0.6222], "showgrid": true}, "yaxis6": {"anchor": "x6", "domain": [0.3778, 0.6222], "showgrid": true}, "yaxis7": {"anchor": "x7", "domain": [0.3778, 0.6222], "showgrid": true}, "yaxis8": {"anchor": "x8", "domain": [0.3778, 0.6222], "showgrid": true}, "yaxis9": {"anchor": "x9", "domain": [0, 0.2444], "showgrid": true}}}
